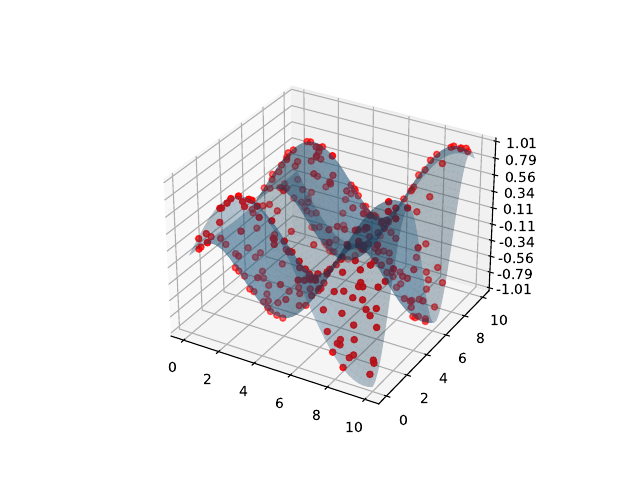

Source code (Python):
import matplotlib.pyplot as plt
from mpl_toolkits.mplot3d import Axes3D
from matplotlib.ticker import LinearLocator, FormatStrFormatter
from numpy import loadtxt, reshape, sqrt, sin, cos


def plot(X1, X2, Y, Sigma, x1s, x2s, ys):
    nstar = sqrt(len(x1s))
    x1s = reshape(x1s, (40, 40))
    x2s = reshape(x2s, (40, 40))
    ys = reshape(ys, (40, 40))

    fig = plt.figure()
    ax = fig.gca(projection='3d')
    ax.scatter(X1, X2, Y, color='red')
    surf = ax.plot_surface(x1s, x2s, ys, rstride=1, cstride=1, 
                           linewidth=0, antialiased=False, alpha=0.3)
    ax.set_zlim(-1.01, 1.01)
    
    ax.zaxis.set_major_locator(LinearLocator(10))
    ax.zaxis.set_major_formatter(FormatStrFormatter('%.02f'))

    plt.show()
    plt.savefig('plot.pdf')

if __name__=="__main__":
    (X1, X2, Y, Sigma) = loadtxt("./2d-inputdata.txt", unpack='True')

    x1s, x2s, ys = loadtxt("f.txt", usecols=(0,1,2), unpack='True')

    plot(X1, X2, Y, Sigma, x1s, x2s, ys)
